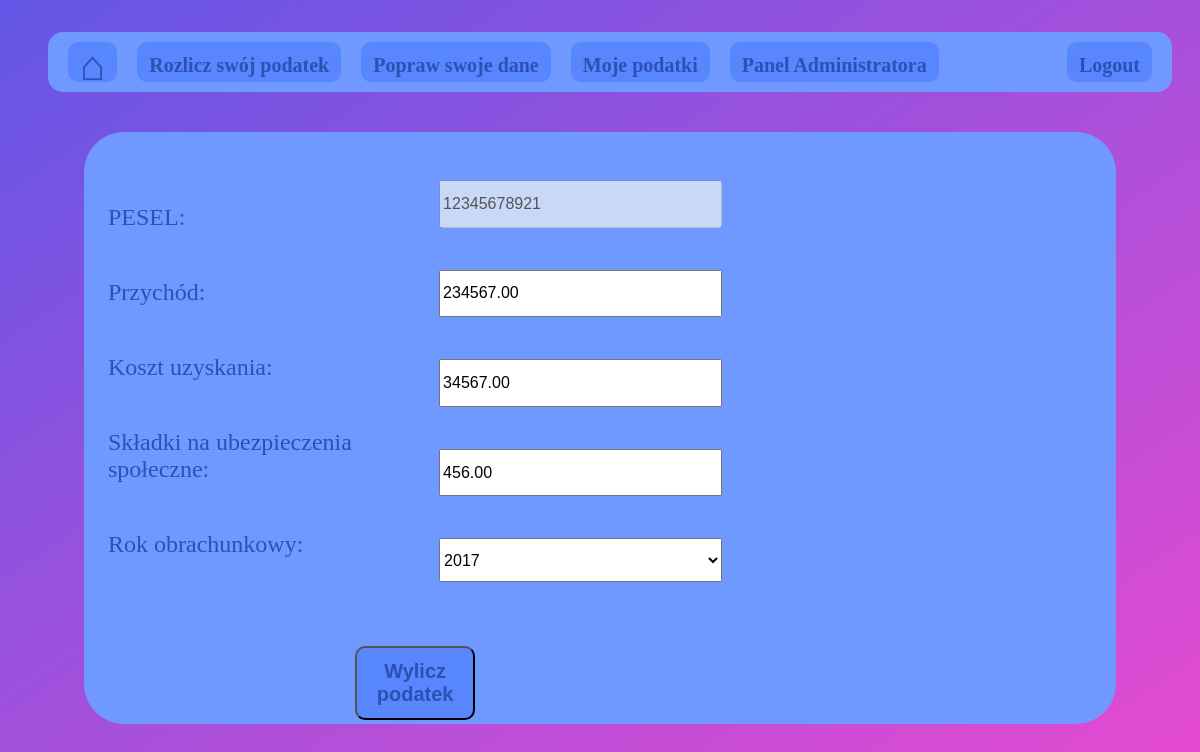
/edit.php?id=28&admin=1 (signed in), run on the app's committed database.
### tables this page shows
CREATE TABLE `tab_podatkow` (
  `ID` int(11) NOT NULL,
  `podstawa_opodatkowania` decimal(20,2) NOT NULL,
  `przychod` decimal(20,2) NOT NULL,
  `koszty_uzyskania_przychodu` decimal(20,2) NOT NULL,
  `dochod` decimal(20,2) NOT NULL,
  `skladki_spoleczne` decimal(20,2) NOT NULL,
  `podatek_wedlug_skali` decimal(20,2) NOT NULL,
  `skladki_zdrowotne` decimal(20,2) NOT NULL,
  `podatek_nalezny` decimal(20,2) NOT NULL,
  `rok_obrachunkowy` varchar(4) NOT NULL,
  `pesel` varchar(11) NOT NULL
);

### edit.php (the view, shortened to what this page needs)
<?php
    include "functions.php";
    include "database_access.php";
?>
<!DOCTYPE html>
<html>
<head>
  <link rel="stylesheet" type="text/css" href="css/home.css">
  <link rel="stylesheet" type="text/css" href="css/editDetails.css">
</head>
<body>
    <div class="user-detail-container">
        <div class='user-detail'>
            <form action="editTaxes.php" method="POST">
            <div class='user-detail-data-outer'>
                <div class="user-detail-data">
                    <p>PESEL: </p>
                    <p>Przychód: </p>
                    <p>Koszt uzyskania: </p>
                    <p>Składki na ubezpieczenia społeczne: </p>
                    <p>Rok obrachunkowy: </p>
                </div>
                <div class="user-detail-data">
                    <?php
                        $conn = new mysqli($server_adress, $server_user, $server_password, $server_database_name);
                        if($result = ($conn->query("SELECT * FROM tab_podatkow WHERE ID=".$_GET["id"].";")))
                        {
                            while($row =  $result->fetch_assoc()){
                                echo "
                                <input type='hidden' name='ID' value='".$row["ID"]."'>
                                <input type='text' name='pesel' pattern='[0-9].{10,11}' minlength='11' maxlength='11' value='".$row["pesel"]."' disabled>
                                <div class='user-detail-space-between'></div>
                                <input type='text' name='przychod' pattern='[0-9]+.[0-9][0-9]' value='".$row["przychod"]."'>
                                <div class='user-detail-space-between'></div>
                                <input type='text' name='kosztUzyskania' pattern='[0-9]+.[0-9][0-9]'  value='".$row["koszty_uzyskania_przychodu"]."'>
                                <div class='user-detail-space-between'></div>
                                <input type='text' name='ubezpSpoleczne' pattern='[0-9]+.[0-9][0-9]'  value='".$row["skladki_spoleczne"]."'>
                                <div class='user-detail-space-between'></div>
                                <select name='rok'>
                                    <option value='".$row["rok_obrachunkowy"]."'> ".$row["rok_obrachunkowy"]." </option>
                                </select>
                                ";
                            }
                        }
                    ?>
                </div>
            </div>
            <button type="submit" class="button-element" >Wylicz podatek</button>
            </form>
            <div class="user-detail-space-between"></div>
        </div>
    </div>
</body>
</html>

### css/home.css (style rules this page uses)
body { display: flex; flex-direction: column; width: 100vw; margin: 0; padding: 0; color: #2B51B3; height: 100vh; background-image: linear-gradient(to bottom right, #6356E6, #E84AD0); }
.user-detail-container { display: flex; width: 86vw; height: 74vh; background-color: rgb(112, 153, 255); margin: 1vh 7vw 8vh; border-radius: 40px; }
.user-detail-data { margin: 6vh 2vw 8vh; display: flex; flex-direction: column; flex: 1; font-size: 24px; }
.user-detail-data p { flex: 1; }

### css/editDetails.css (style rules this page uses)
input { font-size: 16px; line-height: 1.5; flex: 1; flex-grow: inherit; }
select { font-size: 16px; line-height: 1.5; flex: 1; flex-grow: inherit; }
.user-detail-data input { flex: 1; }
.user-detail-space-between { flex: 1; }
.user-detail-data-outer { display: flex; flex: 10; flex-direction: row; }
.user-detail { display: flex; flex-direction: column; }
.button-element { display: flex; background-color: #5786FF; color: #2B51B3; font-size: 20px; font-weight: bold; padding: 12px; border-radius: 10px; margin: 0px 10px 0px; cursor: pointer; max-width: 10vw; margin: auto; }

### data on the page
tab_podatkow: pesel "12345678921", przychod "234567.00", kosztUzyskania "34567.00", ubezpSpoleczne "456.00", rok "2017"
